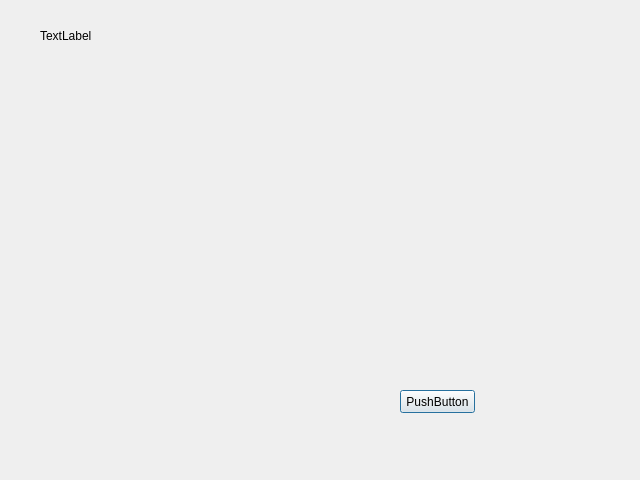
<?xml version="1.0" encoding="UTF-8"?>
<ui version="4.0">
 <class>Dialog</class>
 <widget class="QDialog" name="Dialog">
  <property name="geometry">
   <rect>
    <x>0</x>
    <y>0</y>
    <width>640</width>
    <height>480</height>
   </rect>
  </property>
  <property name="windowTitle">
   <string>Dialog</string>
  </property>
  <widget class="QLabel" name="label">
   <property name="geometry">
    <rect>
     <x>40</x>
     <y>30</y>
     <width>54</width>
     <height>12</height>
    </rect>
   </property>
   <property name="text">
    <string>TextLabel</string>
   </property>
  </widget>
  <widget class="QPushButton" name="pushButton_13">
   <property name="geometry">
    <rect>
     <x>400</x>
     <y>390</y>
     <width>75</width>
     <height>23</height>
    </rect>
   </property>
   <property name="text">
    <string>PushButton</string>
   </property>
  </widget>
 </widget>
 <resources/>
 <connections/>
</ui>
